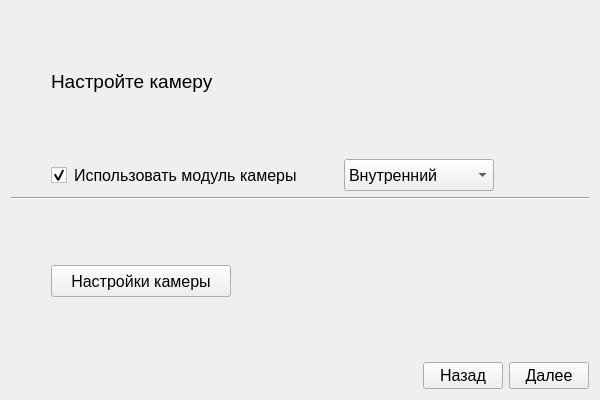
<?xml version="1.0" encoding="UTF-8"?>
<ui version="4.0">
 <class>ProjectCreationCameraSettings</class>
 <widget class="QWidget" name="ProjectCreationCameraSettings">
  <property name="geometry">
   <rect>
    <x>0</x>
    <y>0</y>
    <width>600</width>
    <height>400</height>
   </rect>
  </property>
  <property name="windowTitle">
   <string>Form</string>
  </property>
  <property name="styleSheet">
   <string notr="true"/>
  </property>
  <layout class="QVBoxLayout" name="verticalLayout">
   <item>
    <spacer name="verticalSpacer_3">
     <property name="orientation">
      <enum>Qt::Vertical</enum>
     </property>
     <property name="sizeHint" stdset="0">
      <size>
       <width>20</width>
       <height>40</height>
      </size>
     </property>
    </spacer>
   </item>
   <item>
    <layout class="QHBoxLayout" name="horizontalLayout_4">
     <item>
      <spacer name="horizontalSpacer_2">
       <property name="orientation">
        <enum>Qt::Horizontal</enum>
       </property>
       <property name="sizeType">
        <enum>QSizePolicy::Minimum</enum>
       </property>
       <property name="sizeHint" stdset="0">
        <size>
         <width>40</width>
         <height>20</height>
        </size>
       </property>
      </spacer>
     </item>
     <item>
      <widget class="QLabel" name="label">
       <property name="font">
        <font>
         <family>MS Shell Dlg 2</family>
         <pointsize>14</pointsize>
        </font>
       </property>
       <property name="styleSheet">
        <string notr="true"/>
       </property>
       <property name="text">
        <string>Настройте камеру</string>
       </property>
      </widget>
     </item>
     <item>
      <spacer name="horizontalSpacer_4">
       <property name="orientation">
        <enum>Qt::Horizontal</enum>
       </property>
       <property name="sizeHint" stdset="0">
        <size>
         <width>40</width>
         <height>20</height>
        </size>
       </property>
      </spacer>
     </item>
    </layout>
   </item>
   <item>
    <spacer name="verticalSpacer_2">
     <property name="orientation">
      <enum>Qt::Vertical</enum>
     </property>
     <property name="sizeHint" stdset="0">
      <size>
       <width>20</width>
       <height>40</height>
      </size>
     </property>
    </spacer>
   </item>
   <item>
    <layout class="QHBoxLayout" name="horizontalLayout_6">
     <item>
      <layout class="QHBoxLayout" name="horizontalLayout_5">
       <item>
        <spacer name="horizontalSpacer_6">
         <property name="orientation">
          <enum>Qt::Horizontal</enum>
         </property>
         <property name="sizeHint" stdset="0">
          <size>
           <width>40</width>
           <height>20</height>
          </size>
         </property>
        </spacer>
       </item>
       <item>
        <widget class="QCheckBox" name="checkBoxCameraUse">
         <property name="font">
          <font>
           <pointsize>12</pointsize>
          </font>
         </property>
         <property name="styleSheet">
          <string notr="true">QCheckBox {
    spacing: 7px;
}

QCheckBox::indicator {
    width: 16px;
    height: 16px;
}
</string>
         </property>
         <property name="text">
          <string>Использовать модуль камеры</string>
         </property>
         <property name="checked">
          <bool>true</bool>
         </property>
         <property name="tristate">
          <bool>false</bool>
         </property>
        </widget>
       </item>
      </layout>
     </item>
     <item>
      <spacer name="horizontalSpacer_7">
       <property name="orientation">
        <enum>Qt::Horizontal</enum>
       </property>
       <property name="sizeType">
        <enum>QSizePolicy::Minimum</enum>
       </property>
       <property name="sizeHint" stdset="0">
        <size>
         <width>40</width>
         <height>20</height>
        </size>
       </property>
      </spacer>
     </item>
     <item>
      <widget class="QComboBox" name="comboBoxCameraType">
       <property name="minimumSize">
        <size>
         <width>150</width>
         <height>32</height>
        </size>
       </property>
       <property name="font">
        <font>
         <pointsize>12</pointsize>
        </font>
       </property>
       <property name="styleSheet">
        <string notr="true">QComboBox QAbstractItemView::disabled {
    color:grey;
}

QComboBox::enabled {
    color:black;
}
</string>
       </property>
       <item>
        <property name="text">
         <string>Внутренний</string>
        </property>
       </item>
       <item>
        <property name="text">
         <string>Наружний</string>
        </property>
       </item>
      </widget>
     </item>
     <item>
      <spacer name="horizontalSpacer_8">
       <property name="orientation">
        <enum>Qt::Horizontal</enum>
       </property>
       <property name="sizeHint" stdset="0">
        <size>
         <width>40</width>
         <height>20</height>
        </size>
       </property>
      </spacer>
     </item>
    </layout>
   </item>
   <item>
    <widget class="Line" name="line">
     <property name="orientation">
      <enum>Qt::Horizontal</enum>
     </property>
    </widget>
   </item>
   <item>
    <spacer name="verticalSpacer_4">
     <property name="orientation">
      <enum>Qt::Vertical</enum>
     </property>
     <property name="sizeHint" stdset="0">
      <size>
       <width>20</width>
       <height>40</height>
      </size>
     </property>
    </spacer>
   </item>
   <item>
    <layout class="QHBoxLayout" name="horizontalLayout_3">
     <item>
      <spacer name="horizontalSpacer_3">
       <property name="orientation">
        <enum>Qt::Horizontal</enum>
       </property>
       <property name="sizeType">
        <enum>QSizePolicy::Minimum</enum>
       </property>
       <property name="sizeHint" stdset="0">
        <size>
         <width>40</width>
         <height>20</height>
        </size>
       </property>
      </spacer>
     </item>
     <item>
      <widget class="QPushButton" name="btnCameraSettings">
       <property name="minimumSize">
        <size>
         <width>180</width>
         <height>32</height>
        </size>
       </property>
       <property name="font">
        <font>
         <pointsize>12</pointsize>
        </font>
       </property>
       <property name="styleSheet">
        <string notr="true">
QPushButton:disabled{
    color:grey;
}

QPushButton:enabled{
	color:black;
}


</string>
       </property>
       <property name="text">
        <string>Настройки камеры</string>
       </property>
      </widget>
     </item>
     <item>
      <spacer name="horizontalSpacer_5">
       <property name="orientation">
        <enum>Qt::Horizontal</enum>
       </property>
       <property name="sizeHint" stdset="0">
        <size>
         <width>40</width>
         <height>20</height>
        </size>
       </property>
      </spacer>
     </item>
    </layout>
   </item>
   <item>
    <spacer name="verticalSpacer">
     <property name="orientation">
      <enum>Qt::Vertical</enum>
     </property>
     <property name="sizeHint" stdset="0">
      <size>
       <width>20</width>
       <height>40</height>
      </size>
     </property>
    </spacer>
   </item>
   <item>
    <layout class="QHBoxLayout" name="horizontalLayout_2">
     <item>
      <spacer name="horizontalSpacer">
       <property name="orientation">
        <enum>Qt::Horizontal</enum>
       </property>
       <property name="sizeHint" stdset="0">
        <size>
         <width>40</width>
         <height>20</height>
        </size>
       </property>
      </spacer>
     </item>
     <item>
      <layout class="QHBoxLayout" name="horizontalLayout">
       <item>
        <widget class="QPushButton" name="btnBack">
         <property name="minimumSize">
          <size>
           <width>0</width>
           <height>27</height>
          </size>
         </property>
         <property name="font">
          <font>
           <pointsize>12</pointsize>
          </font>
         </property>
         <property name="styleSheet">
          <string notr="true"/>
         </property>
         <property name="text">
          <string>Назад</string>
         </property>
        </widget>
       </item>
       <item>
        <widget class="QPushButton" name="btnNext">
         <property name="minimumSize">
          <size>
           <width>0</width>
           <height>27</height>
          </size>
         </property>
         <property name="font">
          <font>
           <pointsize>12</pointsize>
          </font>
         </property>
         <property name="styleSheet">
          <string notr="true"/>
         </property>
         <property name="text">
          <string>Далее</string>
         </property>
        </widget>
       </item>
      </layout>
     </item>
    </layout>
   </item>
  </layout>
 </widget>
 <resources/>
 <connections/>
</ui>
